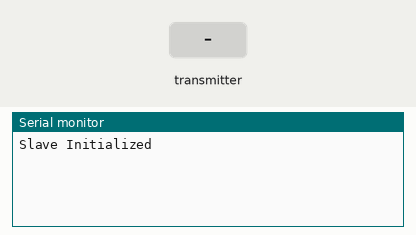
This sketch was run on a simulated Arduino Uno, built with avr-gcc and run on an emulated ATmega328P. Shown: the last lines printed to the serial monitor. The inputs (shaded band) are chosen by the test bench. No radio packets arrive unless stated.

Above: at 1.2 s.
1.3 s: the transmitter starts sending got_time = 0
At 1.37 s:
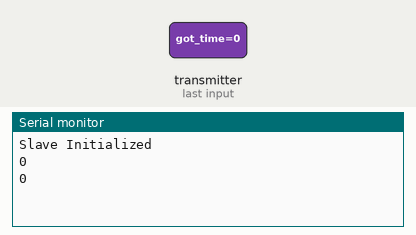
3.2 s: the transmitter starts sending got_time = 256
At 3.27 s:
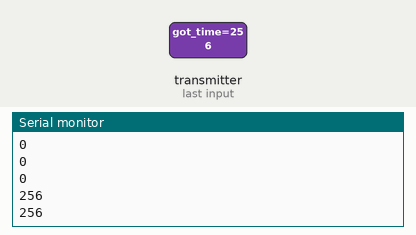

The sketch:

test_nrf24_slave.ino
```cpp
#include <SPI.h>
#include "RF24.h"

/* Hardware configuration: Set up nRF24L01 radio on SPI bus plus pins 7 & 8 */
RF24 radio(7,8);
byte addressMaster[6] = "MNode";
byte addressSlave[6] = "SNode";

void setup() {
  Serial.begin(57600);

  radio.begin();
  // Set the PA Level low to prevent power supply related issues since this is a
  // getting_started sketch, and the likelihood of close proximity of the devices. RF24_PA_MAX is default.
  radio.setPALevel(RF24_PA_LOW); // RF24_PA_MIN, RF24_PA_LOW, RF24_PA_HIGH and RF24_PA_MAX
  radio.setDataRate(RF24_250KBPS); // (default is RF24_1MBPS)
  radio.setChannel(118); // 2.518 Ghz - Above most Wifi Channels (default is 76)
  radio.setCRCLength(RF24_CRC_16); //(default is RF24_CRC_16)

  radio.openWritingPipe(addressSlave);
  radio.openReadingPipe(1,addressMaster);

  // Start the radio listening for data
  radio.startListening();

  Serial.println("Slave Initialized");
}

void loop() {
  {
    unsigned long got_time;

    if(radio.available()){
                                                                    // Variable for the received timestamp
      while (radio.available()) {                                   // While there is data ready
        radio.read( &got_time, sizeof(unsigned long) );             // Get the payload
      }

      radio.stopListening();                                        // First, stop listening so we can talk
      radio.write( &got_time, sizeof(unsigned long) );              // Send the final one back.
      radio.startListening();                                       // Now, resume listening so we catch the next packets.
      Serial.println(got_time);
   }
 }

}
```

Measured:
- after the input at 1.3 s, the serial monitor: prints a new line at once (image 1)
- after the input at 3.2 s, the serial monitor: prints a new line at once (image 2)
